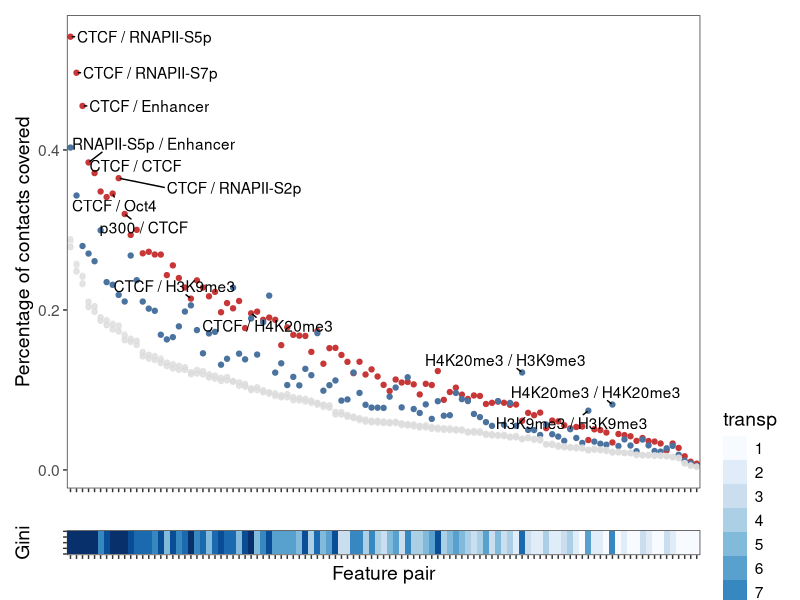

This figure's R source:
library(dplyr)
library(tidyr)
library(readr)
library(forcats)
library(ggplot2)
library(ggrepel)
library("RColorBrewer")
library(patchwork)

setwd(dirname(rstudioapi::getActiveDocumentContext()$path))

options(scipen=9)
options(digits=2)

cGAM="#c83737"
cHiC="#4a739f"


bcolors = colorRampPalette(brewer.pal(9, "Blues"))(10)

mytheme = 
  theme_bw() + 
  theme(legend.position = "right")+
  theme(text = element_text(size=14))


catcolors.spec=c("strong"="#828282",
                 "common"="#828282",
                 "GAM"="#c83737",
                 "HiC"="#4a739f",
                 "GAM.strong"="#FF6900",
                 "HiC.strong"="#779AFF",
                 "strongcommon"="#ff990cdd"
)



###################
## 5% sets

enrichments = read_tsv("./data/ST8 - Feature pair enrichments.tsv") %>% 
  left_join(read_tsv("./data/feature_enrichments/sampled_005_pairfeatures.tsv")) #add frequencies from randomized background data

enrichments = enrichments  %>% 
  mutate(dselected = rank( desc(`Mean discriminatory power (Gini)`)), selected = rank(desc(`Mean discriminatory power (Gini)`))<11 | `HiC rank enrichment`<4)


# number of observations to adjust for set sizes
NUMRAND=250173
NUMGAM=265167
NUMHIC=231165

enrichments = enrichments %>% mutate(transp = as.factor(ntile(`Mean discriminatory power (Gini)`,10)),
                                     `Feature pair` = fct_reorder(`Feature pair`, -(GAM_random1))) 


a= ggplot(enrichments, aes(x=`Feature pair`))+
  geom_point(aes(y=`% covered in GAM`), color=cGAM)+
  geom_point(aes(y=`% covered in Hi-C`), color=cHiC)+
  
  geom_point(aes(y=GAM_random1/NUMGAM), color= "#dddddd", alpha=0.4)+
  geom_point(aes(y=GAM_random2/NUMGAM), color= "#dddddd", alpha=0.4)+
  geom_point(aes(y=GAM_random3/NUMGAM), color= "#dddddd", alpha=0.4)+
  
  geom_point(aes(y=`Hi-C_random1`/NUMHIC), color="#dddddd", alpha=0.4)+
  geom_point(aes(y=`Hi-C_random2`/NUMHIC), color="#dddddd", alpha=0.4)+
  geom_point(aes(y=`Hi-C_random3`/NUMHIC), color="#dddddd", alpha=0.4)+
  mytheme+
  theme(axis.text.x = element_blank())+
  scale_color_manual(values = bcolors)+
  ylab("Percentage of contacts covered") + xlab("") +
  geom_text_repel(data=enrichments %>% filter( selected), aes(label=`Feature pair`, y=pmax(`% covered in GAM`, `% covered in Hi-C`)), min.segment.length=0) +
  theme(
    plot.background = element_blank(), #element_rect(fill = "transparent",colour = NA),
    panel.grid=element_blank(),
    panel.background=element_blank(),
  )


b= ggplot(enrichments, aes(x=`Feature pair`, y=0, fill=transp))+
   geom_tile()+
   mytheme+
   theme(axis.text.x = element_text(angle = 90, vjust = 0.5, hjust=1))+
   scale_fill_manual(values = bcolors) +
   theme(axis.text.y = element_blank())+
   ylab("Gini") +
  xlab("Feature pair") +
  theme(
  plot.background = element_blank(),
  panel.grid=element_blank(),
  panel.background=element_blank(),
  axis.text.x=element_text(size=unit(0,"npc")))  

# Fig 3b
(a/b)+ plot_layout(heights = c(19, 1))
